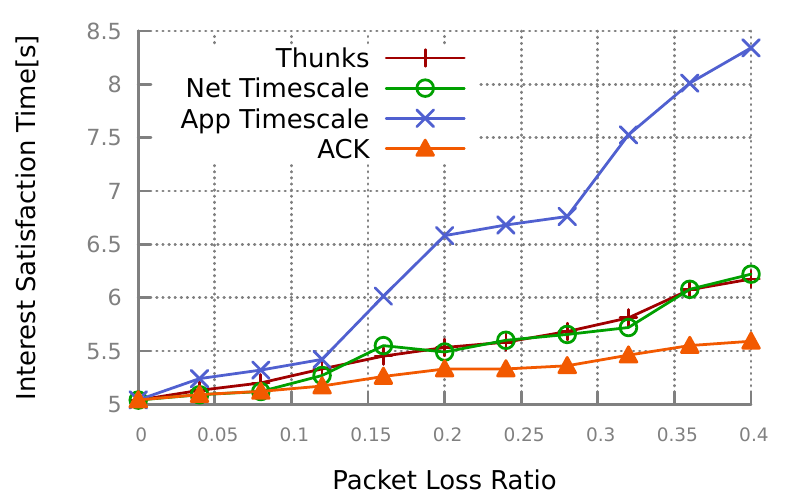

gnuplot code for this plot:
#!/usr/bin/gnuplot
reset
load 'style.gp'

set output "satisfaction_loss.pdf"

set xlabel "Packet Loss Ratio"
set ylabel "Interest Satisfaction Time[s]"

#set yrange[0:]
set key top left


plot \
"satisfaction_loss.dat" using 1:2 title 'Thunks' with linespoints ls 1, \
"satisfaction_loss.dat" using 1:3 title 'Net Timescale' with linespoints ls 2, \
"satisfaction_loss.dat" using 1:4 title 'App Timescale' with linespoints ls 3, \
"satisfaction_loss.dat" using 1:5 title 'ACK' with linespoints ls 4, \
